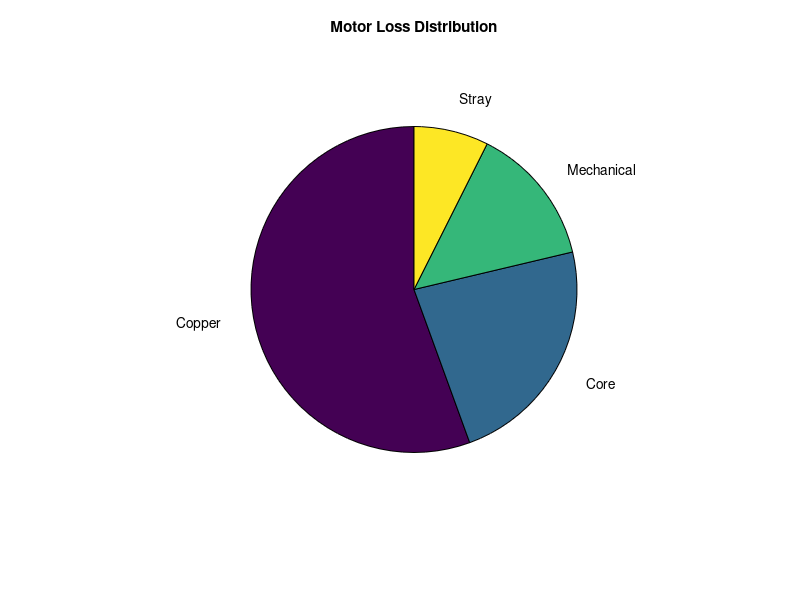

MATLAB code for this plot:
% Motor Loss Analysis.

%% Motor Parameters
V = 400;          % Voltage (V)
I = 20;           % Current (A)
R_phase = 0.5;    % Phase resistance (Ohm)

Speed = 1500;     % Motor speed (rpm)
Output_Power = 8000; % Mechanical output power (W)

%% Loss Calculations

% 1. Copper Loss
P_cu = 3 * I^2 * R_phase;

% 2. Core Loss (assumed)
P_core = 250;     % W

% 3. Mechanical Loss (friction + windage)
P_mech = 150;     % W

% 4. Stray Load Loss
P_stray = 0.01 * Output_Power;

% Total Loss
P_loss = P_cu + P_core + P_mech + P_stray;

% Input Power
P_in = Output_Power + P_loss;

% Efficiency
Efficiency = (Output_Power / P_in) * 100;

%% Results
fprintf('----- Motor Loss Analysis -----\n');
fprintf('Copper Loss      = %.2f W\n', P_cu);
fprintf('Core Loss        = %.2f W\n', P_core);
fprintf('Mechanical Loss  = %.2f W\n', P_mech);
fprintf('Stray Loss       = %.2f W\n', P_stray);
fprintf('------------------------------\n');
fprintf('Total Loss       = %.2f W\n', P_loss);
fprintf('Input Power      = %.2f W\n', P_in);
fprintf('Output Power     = %.2f W\n', Output_Power);
fprintf('Efficiency       = %.2f %%\n', Efficiency);

%% Pie Chart of Loss Distribution
figure;
pie([P_cu P_core P_mech P_stray], ...
    {'Copper','Core','Mechanical','Stray'});
title('Motor Loss Distribution');
